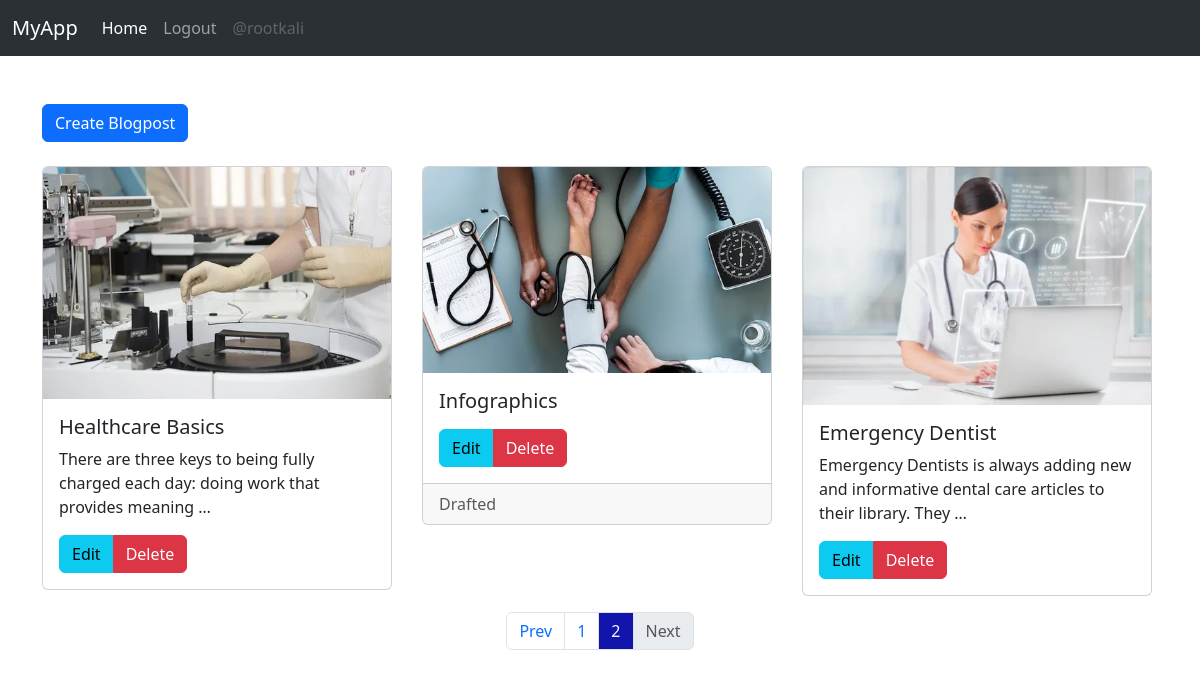
Page /doctor-blogposts?page=3 (signed in) on the earlier database version.
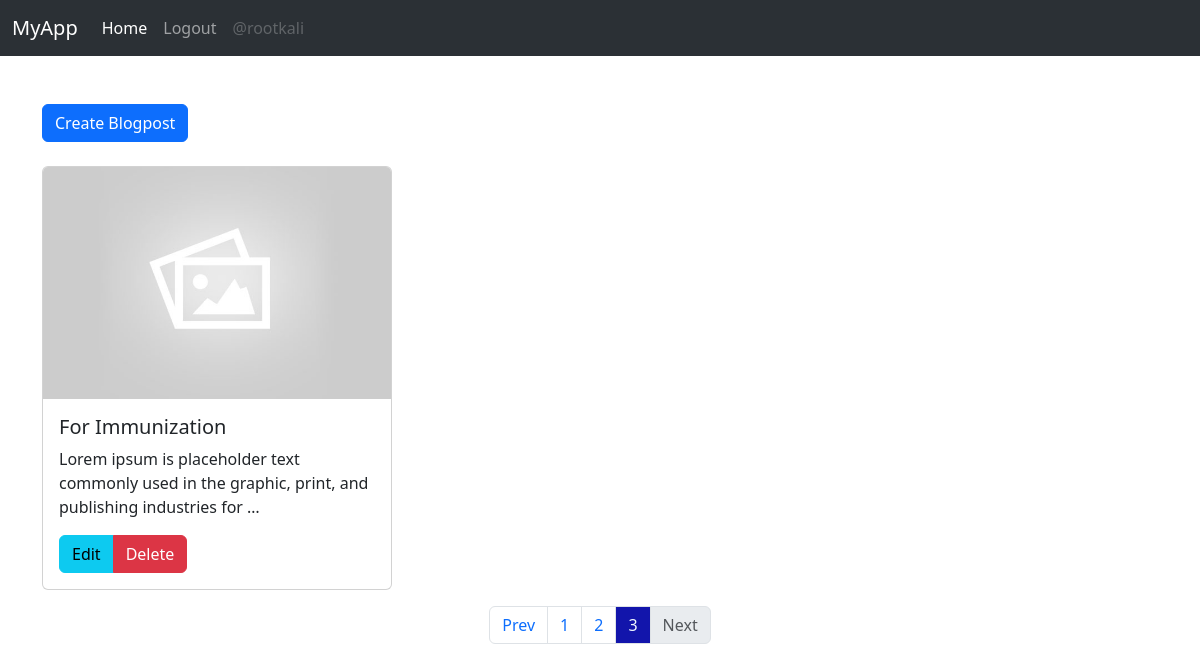
Same page on the later database version.
### myapp/models.py (models this page shows, shortened)
class BlogPost(models.Model):
    title = models.CharField(max_length=200)
    image = models.ImageField(default='default.jpg')
    category = models.ForeignKey(Category, on_delete=models.CASCADE, null=True, blank=True)
    summary = models.TextField(null=True, blank=True)
    content = models.TextField(null=True, blank=True)
    author = models.ForeignKey(CustomUser, on_delete=models.CASCADE)
    is_draft = models.BooleanField(default=False)
    @property
    def imageURL(self):
        try:
            url = self.image.url
        except:
            url = ''
        return url

### myapp/decorators.py (the view)
    def _wrapped_view(request, *args, **kwargs):
        if not request.user.is_authenticated or request.user.user_type!='doctor':
            return redirect('patient-dashboard')
        return view_func(request, *args, **kwargs)

### myapp/utils.py (called while the page is built)
def paginatePosts(request, posts):
    page = request.GET.get('page')
    paginator = Paginator(posts, 3)
    try:
        posts = paginator.page(page)
    except PageNotAnInteger:
        page=1
        posts = paginator.page(page)
    except EmptyPage:
        page = paginator.num_pages
        posts = paginator.page(page)
    ranges = range(1, paginator.num_pages+1)
    return posts, ranges

### myapp/views.py (called while the page is built)
@login_required(login_url='login')
@doctor_required
def doctor_dashboard(request):
    user = request.user
    posts = user.blogpost_set.all()
    posts, ranges = paginatePosts(request, posts)
    context = {'user':user, 'posts':posts, 'ranges':ranges}
    return render(request, 'myapp/doctor_blogposts.html', context)

### myapp/templates/myapp/doctor_blogposts.html (shortened to what this page needs)
{% extends "main.html" %}
{% block content %}
<div class="container">
  <a href="{% url 'create-blogpost' %}" class="btn btn-primary">Create Blogpost</a>
  <br><br>
  <div class="row">
    {% for post in posts %}
    <div class="col-md-4 mb-3">
      <div class="card">
        <img src="{{ post.imageURL }}" class="card-img-top" alt="{{ post.title }}">
        <div class="card-body">
          <h5 class="card-title">{{ post.title }}</h5>
          <p class="card-text">{{ post.summary|truncatewords:15 }}</p>
          <div class="btn-group" role="group" aria-label="Post Actions">
            <a href="{% url 'edit-blogpost' post.id %}" class="btn btn-info">Edit</a>
            <a href="{% url 'delete-blogpost' post.id %}" class="btn btn-danger">Delete</a>
          </div>
        </div>
        {% if post.is_draft %}
        <div class="card-footer text-muted">
          Drafted
        </div>
        {% endif %}
      </div>
    </div>
    {% endfor %}
  </div>
</div>
{% include 'pagination.html' with query_set=posts %}
{% endblock content %}

Differences in the rows shown:
no longer on this page (row unchanged): BlogPost: imageURL (picture), title "Healthcare Basics", summary "There are three keys to being fully charged each day: doing work that provides meaning …"
no longer on this page (row unchanged): BlogPost: imageURL (picture), title "Infographics", is_draft "Drafted"
no longer on this page (row unchanged): BlogPost: imageURL (picture), title "Emergency Dentist", summary "Emergency Dentists is always adding new and informative dental care articles to their library. They …"
added BlogPost: imageURL (placeholder picture), title "For Immunization", summary "Lorem ipsum is placeholder text commonly used in the graphic, print, and publishing industries for …"
Other differences:
list line gone: "2"
new list line: "2"
new list line: "3"
